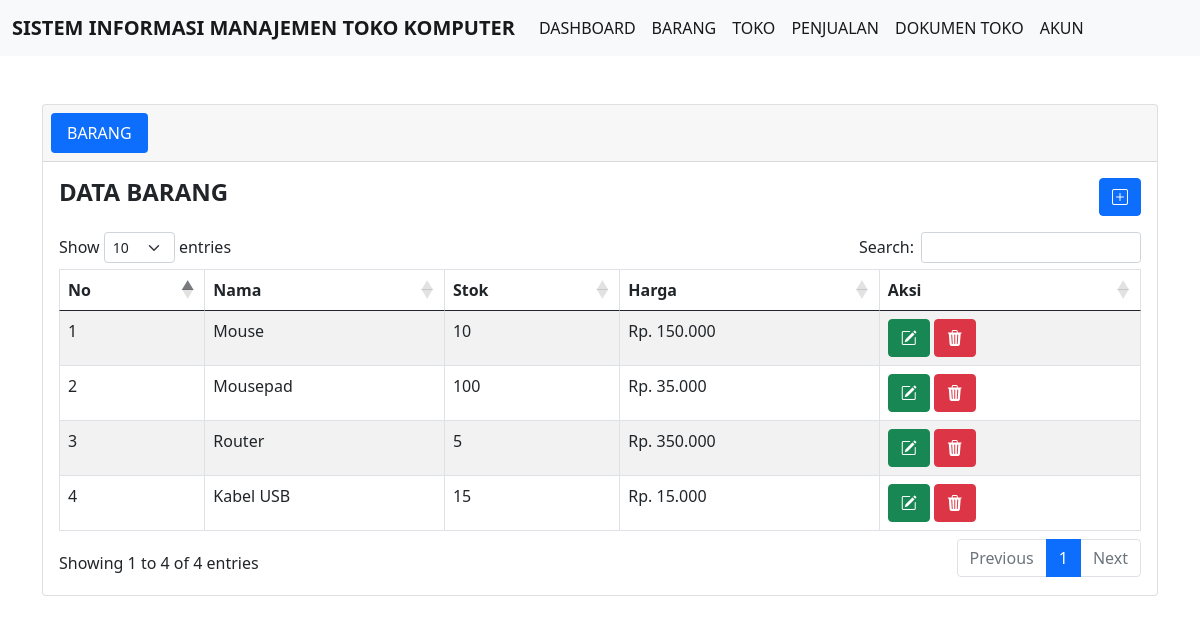
The page / on the database its author committed.
### tables this page shows
CREATE TABLE `tb_barang` (
  `id_barang` int(11) NOT NULL,
  `nama_barang` varchar(20) NOT NULL,
  `stok_barang` varchar(20) NOT NULL,
  `harga_barang` varchar(20) NOT NULL
);

### config/controller.php (called while the page is built, shortened)
<?php
function select($query)
{
    global $db;
    $result = mysqli_query($db, $query);
    $rows = [];
    while ($row = mysqli_fetch_assoc($result)) {
        $rows[] = $row;
    }
    return $rows;
}

### index.php (the view, shortened to what this page needs)
<?php
include 'layout/header.php';
$data_barang = select("SELECT * FROM tb_barang");
?>
<div class="container">
    <div class="card mt-5 mb-5">
        <div class="card-header">
            <ul class="nav nav-pills card-header-pills">
                <li class="nav-item">
                    <a class="nav-link active" href="index.php">BARANG</a>
                </li>
            </ul>
        </div>
        <div class="card-body">
            <div class="row mb-3">
                <div class="col">
                    <h4><b>DATA BARANG</b></h4>
                </div>
                <div class="col">
                    <a href="tambah_barang.php" class="btn btn-primary" style="float : right;"><i class="bi bi-plus-square"></i></i></a>
                </div>
            </div>
            <table class="table table-bordered table-striped" id="tables">
                <thead>
                    <tr>
                        <th>No</th>
                        <th>Nama</th>
                        <th>Stok</th>
                        <th>Harga</th>
                        <th>Aksi</th>
                    </tr>
                </thead>
                <tbody>
                    <?php $nomor = 1; ?>
                    <?php foreach ($data_barang as $barang) : ?>
                        <tr>
                            <td> <?= $nomor++; ?> </td>
                            <td> <?= $barang['nama_barang']; ?> </td>
                            <td> <?= $barang['stok_barang']; ?> </td>
                            <td> Rp. <?= number_format($barang['harga_barang'], 0, ',', '.'); ?> </td>
                            <td>
                                <a href="ubah_barang.php?id_barang=<?= $barang['id_barang']; ?>" class="btn btn-success"><i class="bi bi-pencil-square"></i></a>
                                <a href="hapus_barang.php?id_barang=<?= $barang['id_barang']; ?>" class="btn btn-danger" onclick="return confirm('Hapus Data ?');"><i class="bi bi-trash3-fill"></i></a>
                            </td>
                        </tr>
                    <?php endforeach; ?>
                </tbody>
            </table>
        </div>
    </div>
</div>
<?php
include 'layout/footer.php';
?>

### rows shown on the page
tb_barang: nama_barang "Mouse", stok_barang "10", harga_barang "150.000"
tb_barang: nama_barang "Mousepad", stok_barang "100", harga_barang "35.000"
tb_barang: nama_barang "Router", stok_barang "5", harga_barang "350.000"
tb_barang: nama_barang "Kabel USB", stok_barang "15", harga_barang "15.000"
